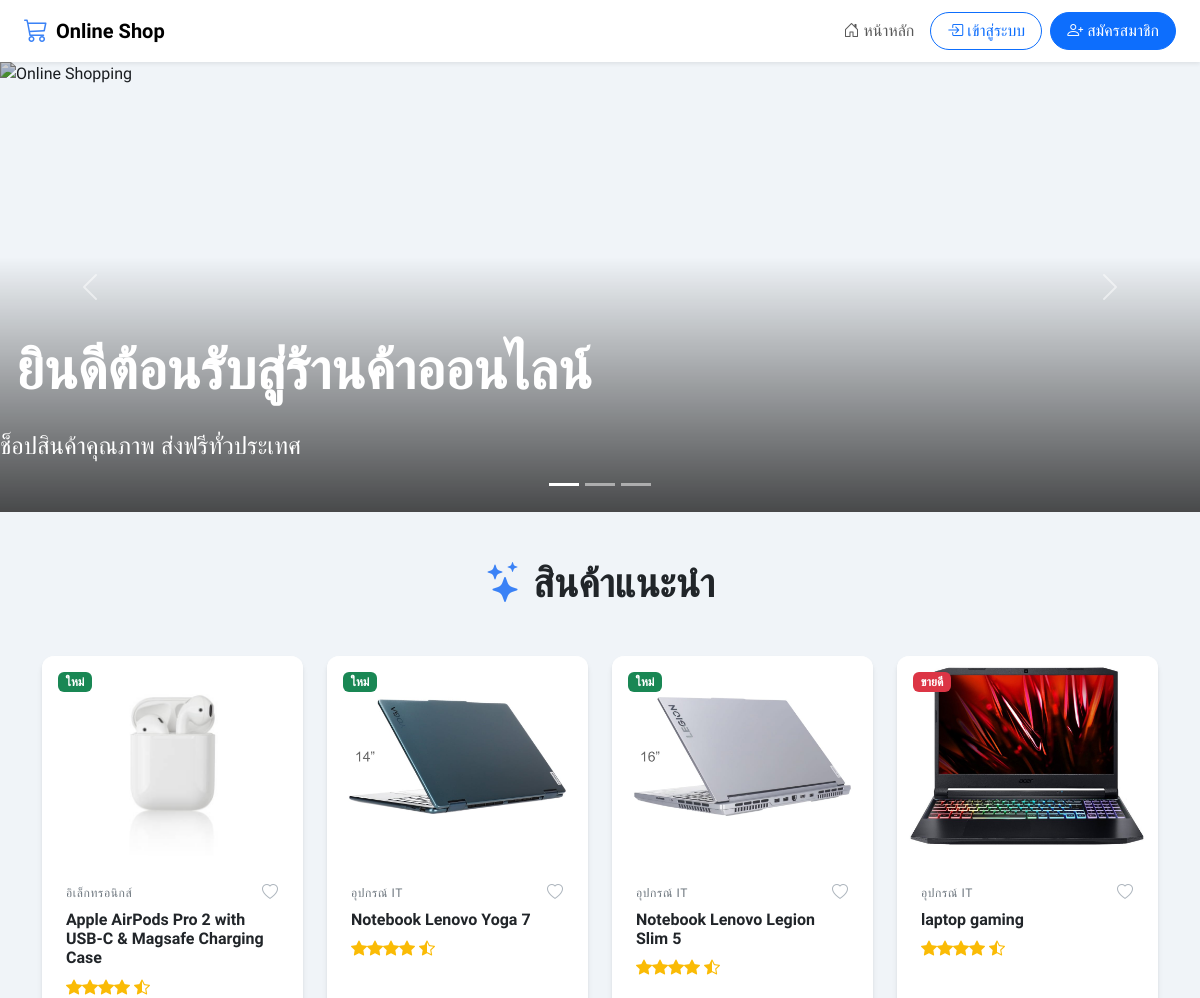
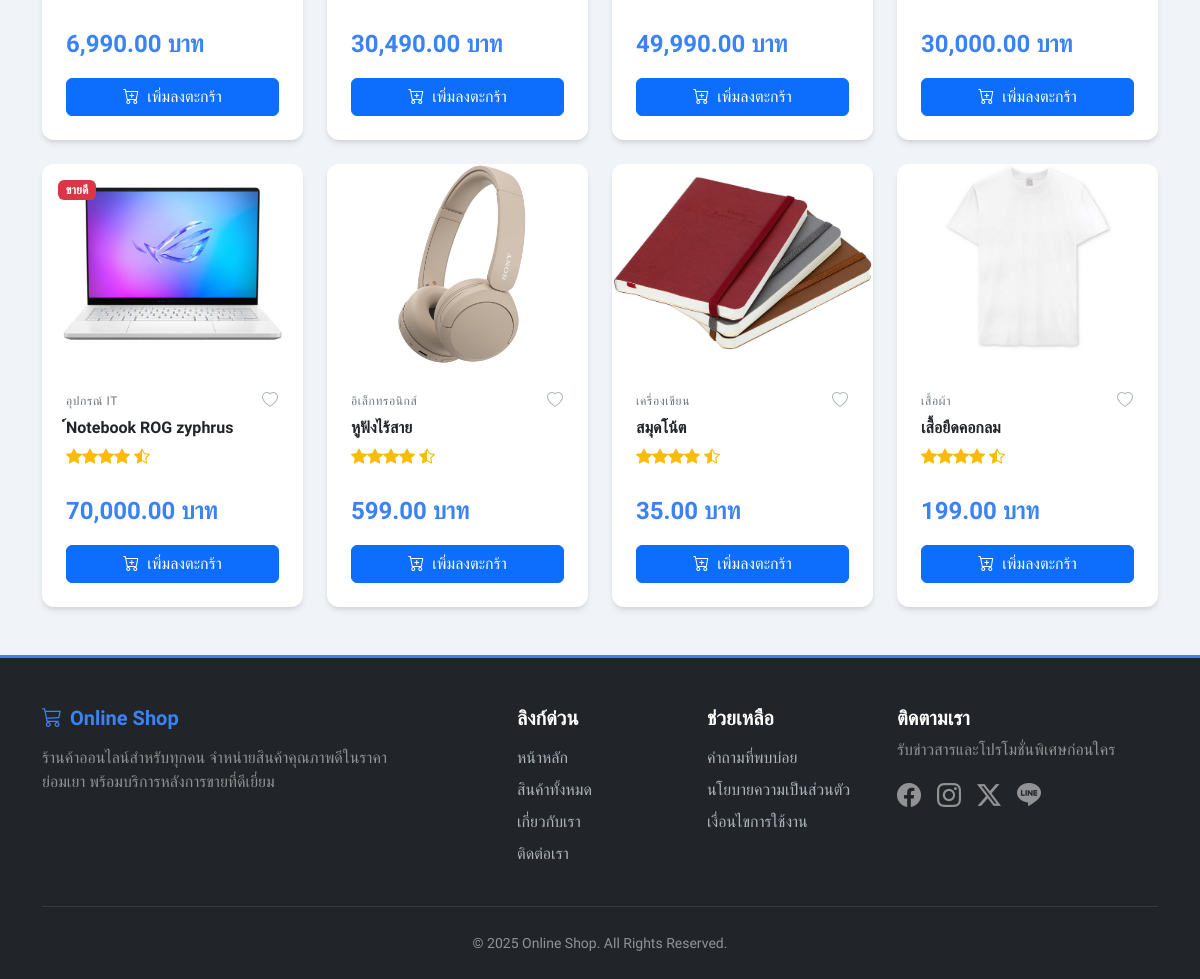
The page / on the database its author committed (2 pictures, top to bottom).
### tables this page shows
CREATE TABLE `products` (
  `product_id` int(11) NOT NULL,
  `product_name` varchar(150) NOT NULL,
  `description` text DEFAULT NULL,
  `price` decimal(10,2) NOT NULL,
  `stock` int(11) DEFAULT 0,
  `image` varchar(255) NOT NULL,
  `category_id` int(11) DEFAULT NULL,
  `created_at` timestamp NOT NULL DEFAULT current_timestamp()
);

CREATE TABLE `categories` (
  `category_id` int(11) NOT NULL,
  `category_name` varchar(100) NOT NULL
);

### index.php (the view, shortened to what this page needs)
<?php
require_once 'config.php';
$wishlisted_products = [];
$stmt = $conn->query("SELECT p.*, c.category_name
            FROM products p
            LEFT JOIN categories c ON p.category_id = c.category_id
            ORDER BY p.created_at DESC");
$products = $stmt->fetchAll(PDO::FETCH_ASSOC);
?>
<!DOCTYPE html>
<html lang="th">
<head>
    <link href="https://cdn.jsdelivr.net/npm/bootstrap@5.3.3/dist/css/bootstrap.min.css" rel="stylesheet">
    <link href="https://cdn.jsdelivr.net/npm/bootstrap-icons@1.11.3/font/bootstrap-icons.css" rel="stylesheet">
</head>
<body class="d-flex flex-column min-vh-100">
    <?php include 'templates/header.php'; ?>
    <div id="heroCarousel" class="carousel slide" data-bs-ride="carousel">
        <div class="carousel-indicators">
            <button type="button" data-bs-target="#heroCarousel" data-bs-slide-to="0" class="active" aria-current="true"></button>
            <button type="button" data-bs-target="#heroCarousel" data-bs-slide-to="1"></button>
            <button type="button" data-bs-target="#heroCarousel" data-bs-slide-to="2"></button>
        </div>
        <div class="carousel-inner">
            <div class="carousel-item active">
                <img src="product_images/Online Shopping Concept.jpg" class="d-block w-100" alt="Online Shopping">
                <div class="carousel-caption d-none d-md-block text-start">
                    <h1 class="display-4 fw-bold p-3">ยินดีต้อนรับสู่ร้านค้าออนไลน์</h1>
                    <p class="fs-4">ช็อปสินค้าคุณภาพ ส่งฟรีทั่วประเทศ</p>
                </div>
            </div>
        </div>
        <button class="carousel-control-prev" type="button" data-bs-target="#heroCarousel" data-bs-slide="prev"><span class="carousel-control-prev-icon"></span></button>
        <button class="carousel-control-next" type="button" data-bs-target="#heroCarousel" data-bs-slide="next"><span class="carousel-control-next-icon"></span></button>
    </div>
    <main class="container py-5">
        <div class="text-center mb-5">
            <h2 class="display-6 fw-bold section-title"><i class="bi bi-stars text-primary me-2"></i>สินค้าแนะนำ</h2>
        </div>
        <div class="row g-4">
        <?php foreach ($products as $p): ?>
        <?php
        $img = !empty($p['image']) ? 'product_images/' . rawurlencode($p['image']) : 'product_images/no-image.jpg';
        $isNew = isset($p['created_at']) && (time() - strtotime($p['created_at']) <= 7*24*3600);
        $isHot = (int)$p['stock'] > 0 && (int)$p['stock'] < 10;
        $rating = isset($p['rating']) ? (float)$p['rating'] : 4.5;
        $full = floor($rating);
        $half = ($rating - $full) >= 0.5 ? 1 : 0;
        ?>
        <div class="col-12 col-md-6 col-lg-3 d-flex align-items-stretch">
            <div class="card product-card w-100 h-100 position-relative">
                <?php if ($isNew): ?><span class="badge bg-success badge-top-left">ใหม่</span><?php endif; ?>
                <?php if ($isHot): ?><span class="badge bg-danger badge-top-left">ขายดี</span><?php endif; ?>
                <a href="product_detail.php?id=<?= (int)$p['product_id'] ?>" class="product-thumb-wrapper"><img src="<?= htmlspecialchars($img) ?>" alt="<?= htmlspecialchars($p['product_name']) ?>" class="card-img-top product-thumb"></a>
                <div class="card-body d-flex flex-column p-4">
                    <div class="d-flex justify-content-between align-items-center mb-1">
                        <span class="product-meta"><?= htmlspecialchars($p['category_name'] ?? 'หมวดหมู่') ?></span>
                        <button class="btn btn-link p-0 wishlist-btn" title="เพิ่มในรายการโปรด" type="button" data-product-id="<?= (int)$p['product_id'] ?>">
                            <?php if (in_array($p['product_id'], $wishlisted_products)): ?>
                                <i class="bi bi-heart-fill"></i>
                            <?php else: ?>
                                <i class="bi bi-heart"></i>
                            <?php endif; ?>
                        </button>
                    </div>
                    <a class="text-decoration-none" href="product_detail.php?id=<?= (int)$p['product_id'] ?>"><h5 class="product-title card-title"><?= htmlspecialchars($p['product_name']) ?></h5></a>
                    <div class="rating mb-2">
                        <?php for ($i=0; $i<$full; $i++): ?><i class="bi bi-star-fill"></i><?php endfor; ?>
                        <?php if ($half): ?><i class="bi bi-star-half"></i><?php endif; ?>
                    </div>
                    <div class="mt-auto">
                        <div class="d-flex align-items-center mb-3 pt-3">
                            <span class="price text-primary"><?= number_format((float)$p['price'], 2) ?> บาท</span>
                        </div>
                        <form action="cart.php" method="post" class="d-grid">
                            <?php if ((int)$p['stock'] > 0): ?>
                                <button type="submit" class="btn btn-primary"><i class="bi bi-cart-plus me-2"></i>เพิ่มลงตะกร้า</button>
                            <?php else: ?>
                                <button type="button" class="btn btn-secondary" disabled><i class="bi bi-x-circle me-2"></i>สินค้าหมด</button>
                            <?php endif; ?>
                        </form>
                    </div>
                </div>
            </div>
        </div>
        <?php endforeach; ?>
        </div>
    </main>
    <?php include 'templates/footer.php'; ?>
</body>
</html>

### index.php (style rules this page uses)
:root { --bs-primary-rgb: 59, 130, 246; --bs-body-font-family: 'Kanit', sans-serif; --bs-body-bg: #F0F4F8; }
.carousel-item img { height: 450px; object-fit: cover; filter: brightness(0.8); }
.carousel-caption { background: linear-gradient(to top, rgba(0,0,0,0.7), rgba(0,0,0,0)); bottom: 0; left: 0; right: 0; padding-bottom: 2rem; padding-top: 4rem; }
.product-card { border: none; border-radius: 0.75rem; box-shadow: 0 4px 6px -1px rgba(0, 0, 0, 0.1), 0 2px 4px -2px rgba(0, 0, 0, 0.1); transition: transform 0.3s ease, box-shadow 0.3s ease; background: #ffffff; }
.product-thumb-wrapper { overflow: hidden; border-top-left-radius: 0.75rem; border-top-right-radius: 0.75rem; }
.product-thumb { height: 200px; object-fit: cover; transition: transform 0.3s ease; }
.product-meta { font-size: .75rem; letter-spacing: .05em; color: #6c757d; text-transform: uppercase; }
.product-title { font-size: 1rem; font-weight: 600; color: #212529; }
.price { font-size: 1.5rem; font-weight: 700; }
.badge-top-left { position: absolute; top: 1rem; left: 1rem; z-index: 2; }
.rating i { color: #fabb05; }
.wishlist-btn i { color: #adb5bd; transition: color 0.2s, transform 0.2s; }

### rows shown on the page
products: shows "ใหม่", image (picture), category.category_name "อิเล็กทรอนิกส์", product_name "Apple AirPods Pro 2 with USB-C & Magsafe Charging Case", price "6,990.00", stock "เพิ่มลงตะกร้า"
products: shows "ใหม่", image (picture), category.category_name "อุปกรณ์ IT", product_name "Notebook Lenovo Yoga 7", price "30,490.00", stock "เพิ่มลงตะกร้า"
products: shows "ใหม่", image (picture), category.category_name "อุปกรณ์ IT", product_name "Notebook Lenovo Legion Slim 5", price "49,990.00", stock "เพิ่มลงตะกร้า"
products: stock "ขายดี", image (picture), category.category_name "อุปกรณ์ IT", product_name "laptop gaming", price "30,000.00"
products: stock "ขายดี", image (picture), category.category_name "อุปกรณ์ IT", product_name "์Notebook ROG zyphrus", price "70,000.00"
products: image (picture), category.category_name "อิเล็กทรอนิกส์", product_name "หูฟังไร้สาย", price "599.00", stock "เพิ่มลงตะกร้า"
products: image (picture), category.category_name "เครื่องเขียน", product_name "สมุดโน้ต", price "35.00", stock "เพิ่มลงตะกร้า"
products: image (picture), category.category_name "เสื้อผ้า", product_name "เสื้อยืดคอกลม", price "199.00", stock "เพิ่มลงตะกร้า"
